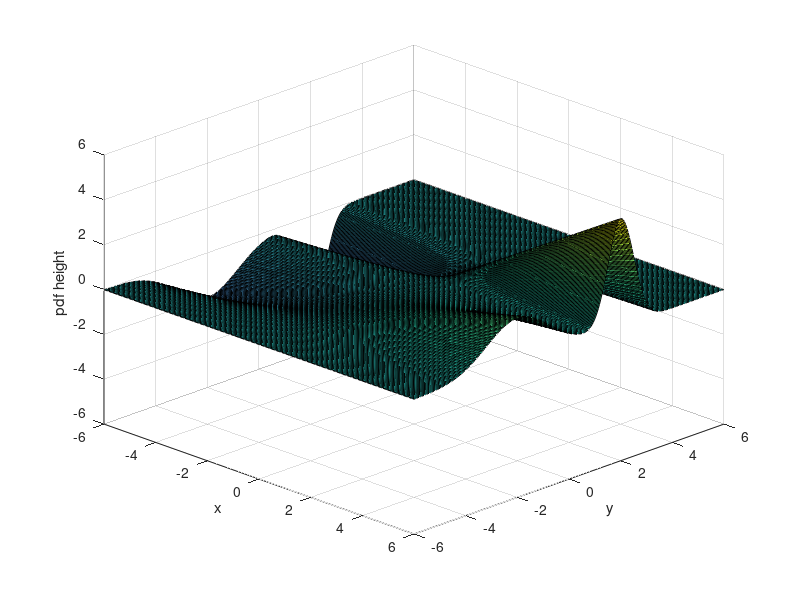

Recreate this plot in MATLAB.
x = linspace(-6,6,250);
y = linspace(-6,6,250);
[X,Y] = meshgrid(x,y);
mu1=2;
mu2=-2;

sigma1 = 0.5;
sigma2 = 1.2;

y1 = normpdf(x,mu1,sigma1);
y2 = normpdf(x,mu2,sigma2);
ys=y1+y2;
sigma = 2;  % isotropic -> circles
%Z = (1/(2*pi*sigma^2)) * exp(-(X.^2 + Y.^2)/(2*sigma^2));
Z= ys'* y;
surf(X,Y,Z); 
hold on
contour3(X,Y,Z)   % these contour lines are circles
hold off
xlabel('x'); ylabel('y'); zlabel('pdf height');
view(45,30); grid on
